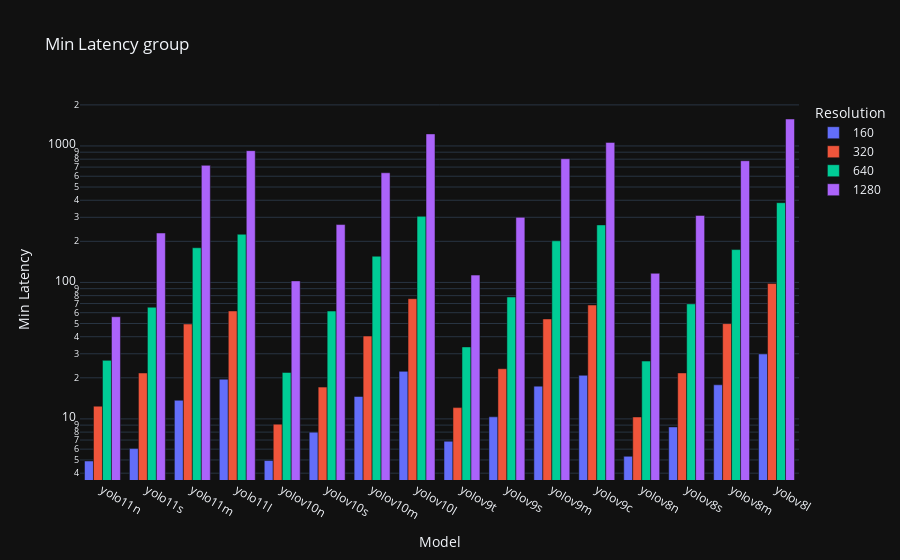

Notebook code for this chart:
### Code cell
import os
import pandas as pd
from functools import lru_cache
from collections import namedtuple
import difflib
import plotly.express as px

def read_feather_cached(file_path):
    return read_feather_cached2(file_path).copy()

@lru_cache(maxsize=None)
def read_feather_cached2(file_path):
    return pd.read_feather(file_path)

def path_to_name_and_resolution(path):
    ModelInfo = namedtuple('ModelInfo', ['timestamp', 'model', 'resolution'])
    timestamp, model, resolution = path.split("_")
    resolution = int(resolution)
    return ModelInfo(timestamp, model, resolution)

def clean_and_calculate_power(dataframe):
    cleaned_df = clean_df(dataframe)
    cleaned_df.sort_values(by="timestamp", inplace=True)
    target_word = 'kepler node package joules total dynamic'
    closest_matches = difflib.get_close_matches(target_word, cleaned_df.columns, n=2, cutoff=0.05)
    cleaned_df['total_joules'] = cleaned_df[closest_matches].sum(axis=1)
    ts = cleaned_df["timestamp"]
    cleaned_df.dropna(subset=closest_matches, inplace=True)
    time_diff = cleaned_df['timestamp'].diff()
    cleaned_df['power_consumed'] = cleaned_df['total_joules'].diff() / time_diff
    return cleaned_df

root_folder = '../../../../data/minimized'
filename = 'worker1.feather'
subfolders = find_subfolders_with_file(root_folder, filename)

prom_data_paths = {os.path.basename(x): x for x in subfolders}
yolo_data_paths = {key: os.path.join(val, "yolo_qos.feather") for key, val in prom_data_paths.items()}

response_time = {}
for key in prom_data_paths.keys():
    yolo_df = read_feather_cached(yolo_data_paths[key])
    yolo_df['total_inference_time'] = yolo_df['inf'] + yolo_df['post'] + yolo_df['pre']
    yolo_df['end_to_end_response_time'] = yolo_df['total_inference_time'] + yolo_df['queue']
    yolo_df['start'] = pd.to_datetime(yolo_df['start_time'], unit='ms')
    yolo_df.set_index('start', inplace=True)
    resampled_df = yolo_df.resample('5S')
    model_info = path_to_name_and_resolution(key)
    if model_info.resolution not in response_time:
        response_time[model_info.resolution] = {}
    response_time[model_info.resolution][model_info.model] = resampled_df.agg({'end_to_end_response_time': 'min'}).reset_index()['end_to_end_response_time'].rename(key)

data = []
for resolution, models in response_time.items():
    for model, latency in models.items():
        if not latency.empty:
            min_latency = latency.min()
            data.append((str(resolution), model, min_latency))

df = pd.DataFrame(data, columns=['Resolution', 'Model', 'Min Latency'])
fig = px.bar(df, x='Model', y='Min Latency', color='Resolution', barmode=barmode, title=f'Minimum end-to-end latency', log_y=True)
fig.show()

### Figure 1 — Plotly figure (JSON) as saved in the notebook; plotly's stock layout.template omitted (floating-point values rounded to 4 significant figures)
{"data": [{"alignmentgroup": "True", "hovertemplate": "Resolution=160<br>Model=%{x}<br>Min Latency=%{y}<extra></extra>", "legendgroup": "160", "marker": {"color": "#636efa", "pattern": {"shape": ""}}, "name": "160", "offsetgroup": "160", "orientation": "v", "showlegend": true, "textposition": "auto", "x": ["yolo11n", "yolo11s", "yolo11m", "yolo11l", "yolov10n", "yolov10s", "yolov10m", "yolov10l", "yolov9t", "yolov9s", "yolov9m", "yolov9c", "yolov8n", "yolov8s", "yolov8m", "yolov8l"], "xaxis": "x", "y": [4.913, 6.056, 13.7, 19.54, 4.951, 7.994, 14.59, 22.3, 6.859, 10.35, 17.38, 20.86, 5.317, 8.733, 17.77, 29.92], "yaxis": "y", "type": "bar"}, {"alignmentgroup": "True", "hovertemplate": "Resolution=320<br>Model=%{x}<br>Min Latency=%{y}<extra></extra>", "legendgroup": "320", "marker": {"color": "#EF553B", "pattern": {"shape": ""}}, "name": "320", "offsetgroup": "320", "orientation": "v", "showlegend": true, "textposition": "auto", "x": ["yolo11n", "yolo11s", "yolo11m", "yolo11l", "yolov10n", "yolov10s", "yolov10m", "yolov10l", "yolov9t", "yolov9s", "yolov9m", "yolov9c", "yolov8n", "yolov8s", "yolov8m", "yolov8l"], "xaxis": "x", "y": [12.39, 21.69, 49.56, 61.78, 9.146, 17.09, 40.45, 75.99, 12.09, 23.31, 54.02, 68.28, 10.33, 21.71, 49.88, 98.1], "yaxis": "y", "type": "bar"}, {"alignmentgroup": "True", "hovertemplate": "Resolution=640<br>Model=%{x}<br>Min Latency=%{y}<extra></extra>", "legendgroup": "640", "marker": {"color": "#00cc96", "pattern": {"shape": ""}}, "name": "640", "offsetgroup": "640", "orientation": "v", "showlegend": true, "textposition": "auto", "x": ["yolo11n", "yolo11s", "yolo11m", "yolo11l", "yolov10n", "yolov10s", "yolov10m", "yolov10l", "yolov9t", "yolov9s", "yolov9m", "yolov9c", "yolov8n", "yolov8s", "yolov8m", "yolov8l"], "xaxis": "x", "y": [26.84, 65.8, 179.5, 225.3, 21.89, 61.66, 155.6, 304.9, 33.67, 78.23, 201.8, 263.9, 26.52, 69.61, 174.0, 384.0], "yaxis": "y", "type": "bar"}, {"alignmentgroup": "True", "hovertemplate": "Resolution=1280<br>Model=%{x}<br>Min Latency=%{y}<extra></extra>", "legendgroup": "1280", "marker": {"color": "#ab63fa", "pattern": {"shape": ""}}, "name": "1280", "offsetgroup": "1280", "orientation": "v", "showlegend": true, "textposition": "auto", "x": ["yolo11n", "yolo11s", "yolo11m", "yolo11l", "yolov10n", "yolov10s", "yolov10m", "yolov10l", "yolov9t", "yolov9s", "yolov9m", "yolov9c", "yolov8n", "yolov8s", "yolov8m", "yolov8l"], "xaxis": "x", "y": [56.04, 230.2, 721.0, 923.8, 102.6, 265.4, 636.1, 1226.0, 113.1, 299.9, 806.1, 1062.0, 116.6, 309.7, 779.0, 1576.0], "yaxis": "y", "type": "bar"}], "layout": {"xaxis": {"anchor": "y", "domain": [0.0, 1.0], "title": {"text": "Model"}}, "yaxis": {"anchor": "x", "domain": [0.0, 1.0], "title": {"text": "Min Latency"}, "type": "log"}, "legend": {"title": {"text": "Resolution"}, "tracegroupgap": 0}, "title": {"text": "Min Latency group"}, "barmode": "group"}}
